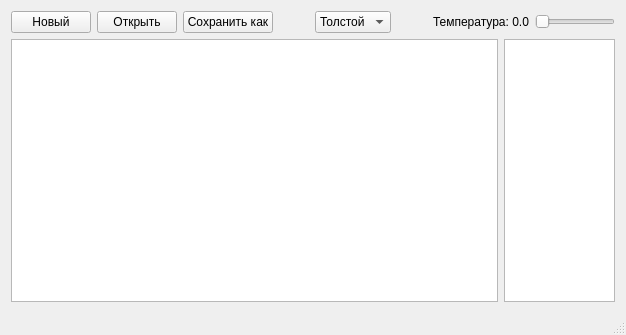
<?xml version="1.0" encoding="UTF-8"?>
<ui version="4.0">
 <class>MainWindow</class>
 <widget class="QMainWindow" name="MainWindow">
  <property name="geometry">
   <rect>
    <x>0</x>
    <y>0</y>
    <width>626</width>
    <height>335</height>
   </rect>
  </property>
  <property name="windowTitle">
   <string>MainWindow</string>
  </property>
  <widget class="QWidget" name="centralWidget">
   <property name="maximumSize">
    <size>
     <width>16777215</width>
     <height>335</height>
    </size>
   </property>
   <layout class="QVBoxLayout" name="verticalLayout">
    <item>
     <layout class="QHBoxLayout" name="horizontalLayout">
      <item>
       <widget class="QPushButton" name="new_btn">
        <property name="text">
         <string>Новый</string>
        </property>
       </widget>
      </item>
      <item>
       <widget class="QPushButton" name="open_btn">
        <property name="text">
         <string>Открыть</string>
        </property>
       </widget>
      </item>
      <item>
       <widget class="QPushButton" name="save_btn">
        <property name="text">
         <string>Сохранить как</string>
        </property>
       </widget>
      </item>
      <item>
       <spacer name="horizontalSpacer">
        <property name="orientation">
         <enum>Qt::Horizontal</enum>
        </property>
        <property name="sizeHint" stdset="0">
         <size>
          <width>40</width>
          <height>20</height>
         </size>
        </property>
       </spacer>
      </item>
      <item>
       <widget class="QComboBox" name="author_cbox">
        <item>
         <property name="text">
          <string>Толстой</string>
         </property>
        </item>
       </widget>
      </item>
      <item>
       <spacer name="horizontalSpacer_2">
        <property name="orientation">
         <enum>Qt::Horizontal</enum>
        </property>
        <property name="sizeHint" stdset="0">
         <size>
          <width>40</width>
          <height>20</height>
         </size>
        </property>
       </spacer>
      </item>
      <item>
       <widget class="QLabel" name="temperature_label">
        <property name="text">
         <string>Температура: 0.0</string>
        </property>
       </widget>
      </item>
      <item>
       <widget class="QSlider" name="temperature_slider">
        <property name="orientation">
         <enum>Qt::Horizontal</enum>
        </property>
       </widget>
      </item>
     </layout>
    </item>
    <item>
     <layout class="QHBoxLayout" name="horizontalLayout_2">
      <item>
       <widget class="QTextEdit" name="text_edit"/>
      </item>
      <item>
       <widget class="QListWidget" name="words_list_widget">
        <property name="maximumSize">
         <size>
          <width>111</width>
          <height>16777215</height>
         </size>
        </property>
       </widget>
      </item>
     </layout>
    </item>
   </layout>
  </widget>
  <widget class="QStatusBar" name="statusBar"/>
 </widget>
 <layoutdefault spacing="6" margin="11"/>
 <resources/>
 <connections/>
</ui>
